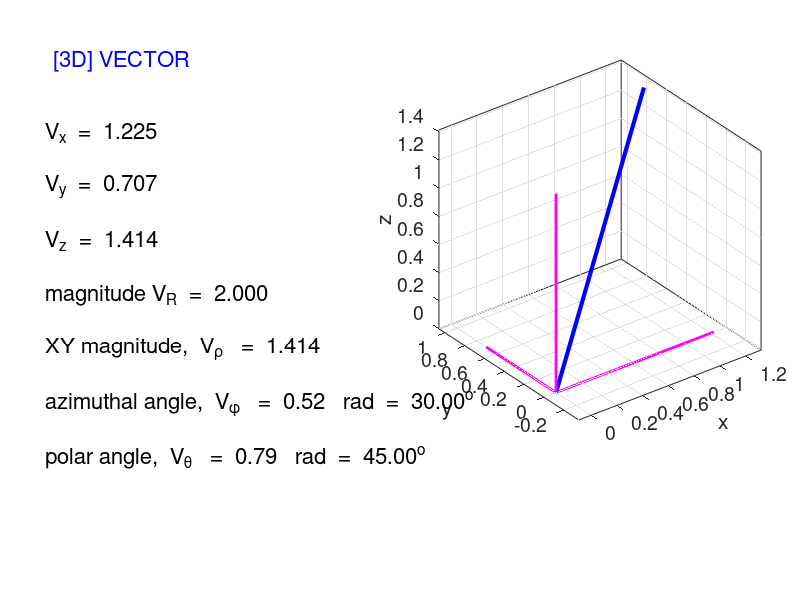

The MATLAB source for this figure:
% cemVectorsA.m
% 10 march 2016
% Ian Cooper
% School of Physics, University of Sydney
% http://www.physics.usyd.edu.au/teach_res/mp/mphome.htm

% Orthogonal components of a [3D] vector
% Inputs: V(1)   V(2)   V(3)   Cartesian component of vector V
% Outputs:   Cylindical components Vrho   Vphi   Vz
% Outputs:   Spherical components  Vtheta   Vphi   VR

clear all
close all
clc

% INPUT vector in Cartesian components ------------------------------------ 
    V = [sqrt(3/2) sqrt(1/2) sqrt(2)];

% CALCULATIONS ------------------------------------------------------------
% angles calculated in radians
% angles from radians to degrees  VthetaD and VphiD
   [Vphi, Vrho, Vz]   = cart2pol(V(1),V(2),V(3));
   [Vtheta, Vphi, VR] = cart2sph(V(1),V(2),V(3));
  
   VphiD = rad2deg(Vphi);
   VthetaD = rad2deg(Vtheta);
  
% GRAPHICS ---------------------------------------------------------------  
figure(1)
   set(gcf,'units','normalized','position',[0.2 0.1 0.5 0.5]);
   fs = 16;
   pos = [0.5 0.3 0.5 0.6];
   subplot('Position',pos);

% vector V
   xP = [0 V(1)]; yP = [0 V(2)]; zP = [0, V(3)];
   h = plot3(xP,yP,zP);
   set(h,'color',[0 0 1],'linewidth',3);
  
   hold on
% Vx
   xP = [0 V(1)]; yP = [0 0];      
   h = plot(xP,yP);
   set(h,'color',[1 0 1],'linewidth',2);
% Vy
   xP = [0 0]; yP = [0 V(2)];
   h = plot(xP,yP);
   set(h,'color',[1 0 1],'linewidth',2);
% Vz
   xP = [0 0]; yP = [0 0]; zP =[0 V(3)];
   h = plot3(xP,yP,zP);
   set(h,'color',[1 0 1],'linewidth',2);

   
   xlabel('x'); ylabel('y'); zlabel('z');
   grid on
   axis equal
   box on
   set(gca,'fontsize',14);
 
 %   Text output 
   pos2 = [0.05 0.3 0.35 0.6];
   subplot('Position',pos2);
   axis([0 100 0 100]);
   
   h = text(5,100,'[3D] VECTOR');
   set(h,'fontsize',fs,'color',[0 0 1]);
   
   d = 15; tx = 2; ty = 80;
     
   tm1 = 'V_x  =  ';
   tm2 = num2str(V(1),'%2.3f\n');
   tm = [tm1 tm2];
   text(tx,ty,tm,'fontsize',fs);
   
   tm1 = 'V_y  =  ';
   tm2 = num2str(V(2),'%2.3f\n');
   tm = [tm1 tm2];
   ty = ty-d;
   text(tx,ty,tm,'fontsize',fs);
   
   tm1 = 'V_z  =  ';
   tm2 = num2str(V(3),'%2.3f\n');
   tm = [tm1 tm2];
   ty = ty-d;
   text(tx,ty,tm,'fontsize',fs);
   
   tm1 = 'magnitude V_R  =  ';
   tm2 = num2str(VR,'%2.3f\n');
   tm = [tm1 tm2];
   ty = ty-d;
   text(tx,ty,tm,'fontsize',fs);
   
   tm1 = 'XY magnitude,  V_\rho   =  ';
   tm2 = num2str(Vrho,'%2.3f\n');
   tm = [tm1 tm2];
   ty = ty-d;
   text(tx,ty,tm,'fontsize',fs);
   
   tm1 = 'azimuthal angle,  V_\phi   =  ';
   tm2 = num2str(Vtheta,'%2.2f\n');
   tm3 = '   rad  =  ';
   tm4 = num2str(VthetaD,'%2.2f\n');
   tm5 = '^o';
   tm = [tm1 tm2 tm3 tm4 tm5];
   ty = ty-d;
   text(tx,ty,tm,'fontsize',fs);
   
   tm1 = 'polar angle,  V_\theta   =  ';
   tm2 = num2str(Vphi,'%2.2f\n');
   tm3 = '   rad  =  ';
   tm4 = num2str(VphiD,'%2.2f\n');
   tm = [tm1 tm2 tm3 tm4 tm5];
   ty = ty-d;
   text(tx,ty,tm,'fontsize',fs);
   
   
   box on
   axis off
